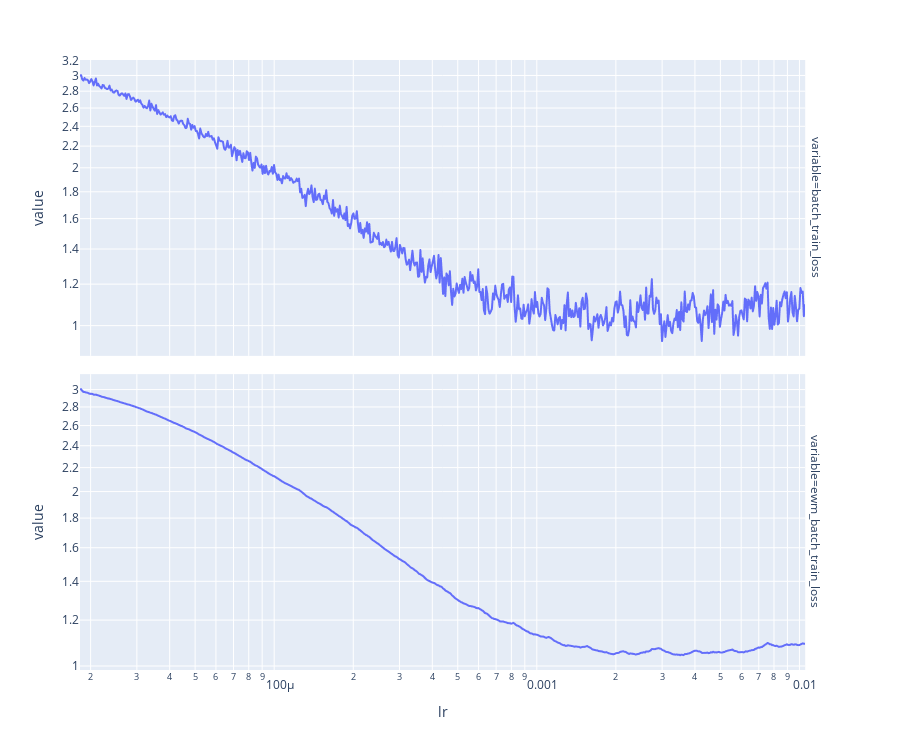

This figure's notebook cell:
### Code cell
train_dataset = CMIDataset("pre", "full_dataset")
full_dataset_loader = DL(train_dataset, TRAIN_BATCH_SIZE, shuffle=True)
_, mock_training_metrics = mk_model_and_fit(
    full_dataset_loader,
    partial(torch.optim.lr_scheduler.ExponentialLR, gamma=MOCK_TRAINING_GAMMA),
    MOCK_TRAINING_EPOCHS,
    criterion= nn.CrossEntropyLoss(label_smoothing=0.1),
)
mock_training_metrics = post_process_mock_training_metrics(mock_training_metrics)
plt_lr_search_training_metrics(mock_training_metrics)
max_lr = mock_training_metrics["ewm_batch_train_loss"].idxmin()
print("Maximum learning rate:", max_lr)

### Figure 1 — Plotly figure (JSON) as saved in the notebook; plotly's stock layout.template omitted (floating-point values rounded to 4 significant figures; data arrays with more than 128 entries replaced by an {"elided": "..."} marker saying what was removed)
{"data": [{"hovertemplate": "variable=batch_train_loss<br>lr=%{x}<br>value=%{y}<extra></extra>", "legendgroup": "", "line": {"color": "#636efa", "dash": "solid"}, "marker": {"symbol": "circle"}, "mode": "lines", "name": "", "showlegend": false, "type": "scattergl", "x": {"elided": "640 float values"}, "xaxis": "x2", "y": {"elided": "640 float values"}, "yaxis": "y2"}, {"hovertemplate": "variable=ewm_batch_train_loss<br>lr=%{x}<br>value=%{y}<extra></extra>", "legendgroup": "", "line": {"color": "#636efa", "dash": "solid"}, "marker": {"symbol": "circle"}, "mode": "lines", "name": "", "showlegend": false, "type": "scattergl", "x": {"elided": "640 float values"}, "xaxis": "x", "y": {"elided": "640 float values"}, "yaxis": "y"}], "layout": {"annotations": [{"font": {}, "showarrow": false, "text": "variable=ewm_batch_train_loss", "textangle": 90, "x": 0.98, "xanchor": "left", "xref": "paper", "y": 0.2425, "yanchor": "middle", "yref": "paper"}, {"font": {}, "showarrow": false, "text": "variable=batch_train_loss", "textangle": 90, "x": 0.98, "xanchor": "left", "xref": "paper", "y": 0.7575, "yanchor": "middle", "yref": "paper"}], "height": 750, "legend": {"tracegroupgap": 0}, "margin": {"t": 60}, "xaxis": {"anchor": "y", "domain": [0, 0.98], "title": {"text": "lr"}, "type": "log"}, "xaxis2": {"anchor": "y2", "domain": [0, 0.98], "matches": "x", "showticklabels": false, "type": "log"}, "yaxis": {"anchor": "x", "domain": [0, 0.485], "title": {"text": "value"}, "type": "log"}, "yaxis2": {"anchor": "x2", "domain": [0.515, 1], "title": {"text": "value"}, "type": "log"}}}
